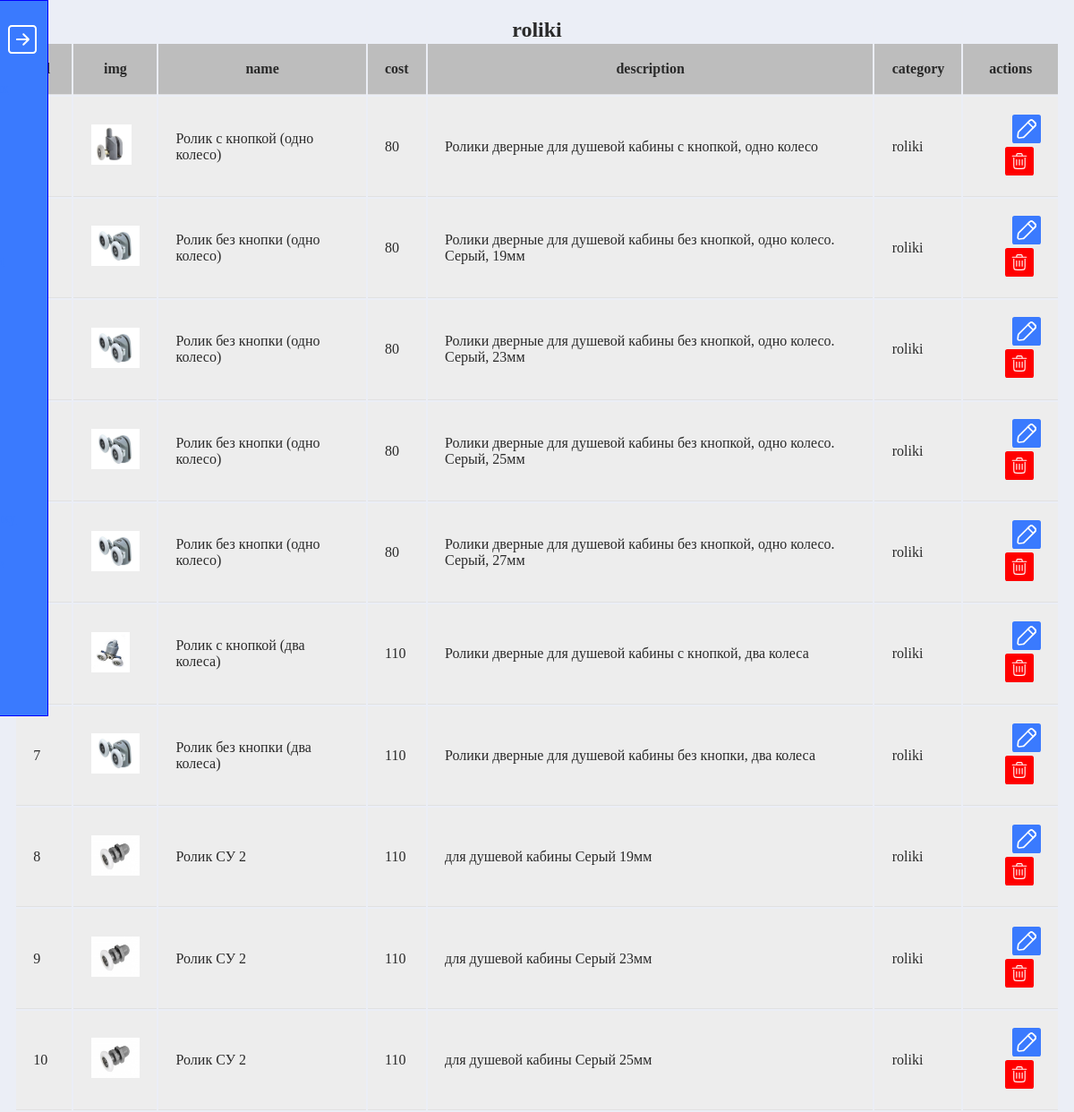
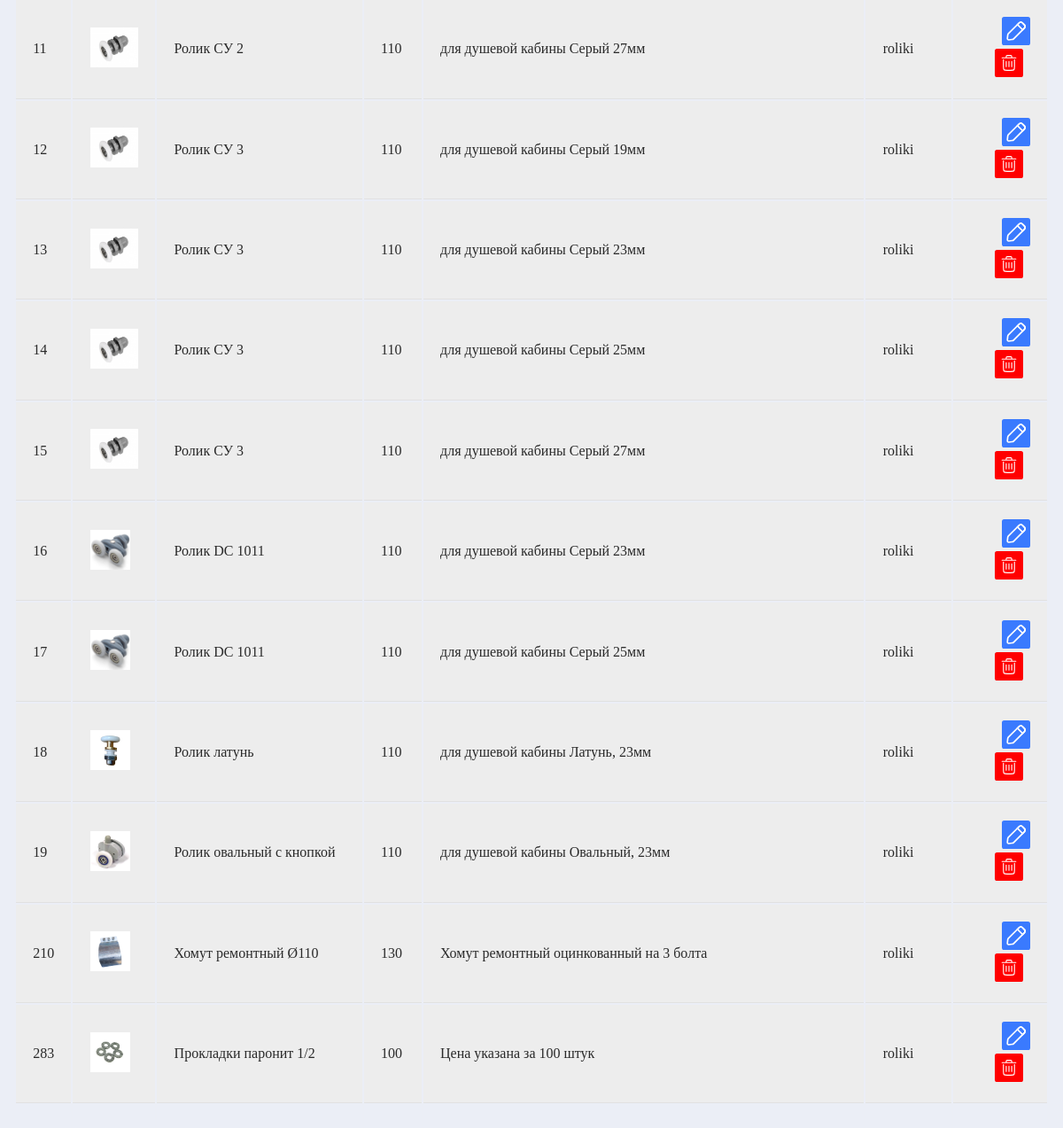
/template/category.php?roliki, run on the app's committed database (2 pictures, top to bottom).
### tables this page shows
CREATE TABLE `products` (
  `id` int(11) NOT NULL,
  `name` varchar(100) DEFAULT NULL,
  `cost` int(11) DEFAULT NULL,
  `description` varchar(255) DEFAULT NULL,
  `img` varchar(50) DEFAULT NULL,
  `category` varchar(50) DEFAULT NULL
);

### template/category.php (the view, shortened to what this page needs)
<?php require_once '../config/connect.php'; ?>
<!DOCTYPE html>
<html lang="en">
<head>
    <link rel="stylesheet" href="https://cdnjs.cloudflare.com/ajax/libs/milligram/1.4.1/milligram.min.css
">
    <link rel="stylesheet" href="../css/style.css">
</head>
<body>
<?php
    $category = $_SERVER['QUERY_STRING'];
    $products = mysqli_query($connect, "SELECT * FROM `products` WHERE `category` = '$category'");
?>
<div class="wrapper">
    <div class="left-menu close">
        <li><a href = '/'>Главная</a><div class="strelka"></div></li>
        <li><a href = '/template/category.php?roliki'>Ролики для душевых</a></li>
        <li><a href = '/template/category.php?fum'>Фум лента</a></li>
        <li><a href = '/template/category.php?rezina'>Манжета рез-я</a></li>
        <li><a href = '/template/category.php?bidon'>Кольца бидон</a></li>
        <li><a href = '/template/category.php?smazka'>Смазки и герметики</a></li>
        <li><a href = '/template/category.php?homuty'>Хомуты</a></li>
        <li><a href = '/template/category.php?krepezh'>Крепеж крышки</a></li>
        <li><a href = '/template/category.php?paronit'>Прокл паронит</a></li>
        <li><a href = '/template/category.php?procladki_rezina'>Прокл резина</a></li>
        <li><a href = '/template/category.php?silikon'>Прокл силикон</a></li>
        <li><a href = '/template/category.php?amerikanka'>Прокл на Американку</a></li>
        <li><a href = '/template/category.php?procladki_smesitel'>Прокл на смеситель</a></li>
    </div>
    <div class="container admin">
        <h2><?= $category;?></h2>
        <table class="table">
            <tr>
                <th>id</th>
                <th>img</th>
                <th>name</th>
                <th>cost</th>
                <th>description</th>
                <th>category</th>
                <th>actions</th>
            </tr>
            <?php foreach($products as $item): ?>
            <tr>
                <td><?= $item['id']; ?></td>
                <td><img style="height: 45px; width: auto" src="../img/<?= $item['img']; ?>" alt="imgalt"></td>
                <td><?= $item['name']; ?></td>
                <td><?= $item['cost']; ?></td>
                <td><?= $item['description']; ?></td>
                <td><?= $item['category']; ?></td>
                <td><a href="../update.php?id=<?= $item['id']; ?>">
                      <img class="icon-img" src="../img/icons/edit-svgrepo-com.svg" alt="">
                    </a>
                    <a href="vendor/delete.php?id=<?= $item['id']; ?>">
                      <img class="icon-img margin" src="../img/icons/trash-svgrepo-com.svg" alt="">
                    </a>
                </td>
            </tr>
            <?php endforeach; ?>
        </table>
    </div>
</div>
</body>
</html>

### css/style.css (style rules this page uses)
* { box-sizing: border-box; margin: 0; padding: 0; }
body { margin: 0; background-color: #ebeef6; color: #2A2A2A; }
.container { margin: 0 auto; max-width: 1320px; padding: 0 2rem; position: relative; width: 100%; }
.container.admin { max-width: 1520px; padding: 0 1rem; }
img { max-width: 100%; }
.wrapper { display: flex; }
.left-menu { width: 200px; padding: 12px; border: 1px solid blue; position: absolute; left: -140px; z-index: 50; background-color: #3a7afe; color: #fff; height: 100vh; }
.left-menu li { list-style: none; padding: 15px 0; }
.left-menu li a { color: #fff; }
.left-menu li:first-child { display: flex; justify-content: space-between; align-items: center; }
.left-menu.close { transform: translateX(-6px); transition: transform 0.7s ease-in-out; }
.left-menu.close li a { color: #3a7afe; transition: color 0.9s ease-in-out; }
.strelka { width: 32px; height: 32px; cursor: pointer; background-image: url('../img/icons/arrow-right.svg'); background-repeat: no-repeat; background-position: center center; background-size: cover; transition: transform 0.7s ease-in-out; }
.table { width: 100%; margin-bottom: 1rem; }
td, th { border-bottom: 0.1rem solid #e1e1e1; padding: 1.2rem 1.2rem; }
th { background-color: #BDBDBD; }
td { background-color: #ededed; }
.admin h2 { text-align: center; margin-top: 20px; }
.table { margin-bottom: 30px; }
.icon-img { height: 32px; width: auto; }
.icon-img.margin { margin-left: 8px; margin-right: 8px; }
td:last-child { text-align: right; margin-right: 8px; padding-left: 6px; }

### data on the page
products: img (picture), name "Ролик с кнопкой (одно колесо)", cost "80", description "Ролики дверные для душевой кабины с кнопкой, одно колесо", category "roliki"
products: img (picture), name "Ролик без кнопки (одно колесо)", cost "80", description "Ролики дверные для душевой кабины без кнопкой, одно колесо. Серый, 19мм", category "roliki"
products: img (picture), name "Ролик без кнопки (одно колесо)", cost "80", description "Ролики дверные для душевой кабины без кнопкой, одно колесо. Серый, 23мм", category "roliki"
products: img (picture), name "Ролик без кнопки (одно колесо)", cost "80", description "Ролики дверные для душевой кабины без кнопкой, одно колесо. Серый, 25мм", category "roliki"
products: img (picture), name "Ролик без кнопки (одно колесо)", cost "80", description "Ролики дверные для душевой кабины без кнопкой, одно колесо. Серый, 27мм", category "roliki"
products: img (picture), name "Ролик с кнопкой (два колеса)", cost "110", description "Ролики дверные для душевой кабины с кнопкой, два колеса", category "roliki"
products: id "7", img (picture), name "Ролик без кнопки (два колеса)", cost "110", description "Ролики дверные для душевой кабины без кнопки, два колеса", category "roliki"
products: id "8", img (picture), name "Ролик СУ 2", cost "110", description "для душевой кабины Серый 19мм", category "roliki"
products: id "9", img (picture), name "Ролик СУ 2", cost "110", description "для душевой кабины Серый 23мм", category "roliki"
products: id "10", img (picture), name "Ролик СУ 2", cost "110", description "для душевой кабины Серый 25мм", category "roliki"
products: id "11", img (picture), name "Ролик СУ 2", cost "110", description "для душевой кабины Серый 27мм", category "roliki"
products: id "12", img (picture), name "Ролик СУ 3", cost "110", description "для душевой кабины Серый 19мм", category "roliki"
products: id "13", img (picture), name "Ролик СУ 3", cost "110", description "для душевой кабины Серый 23мм", category "roliki"
products: id "14", img (picture), name "Ролик СУ 3", cost "110", description "для душевой кабины Серый 25мм", category "roliki"
products: id "15", img (picture), name "Ролик СУ 3", cost "110", description "для душевой кабины Серый 27мм", category "roliki"
products: id "16", img (picture), name "Ролик DC 1011", cost "110", description "для душевой кабины Серый 23мм", category "roliki"
products: id "17", img (picture), name "Ролик DC 1011", cost "110", description "для душевой кабины Серый 25мм", category "roliki"
products: id "18", img (picture), name "Ролик латунь", cost "110", description "для душевой кабины Латунь, 23мм", category "roliki"
products: id "19", img (picture), name "Ролик овальный с кнопкой", cost "110", description "для душевой кабины Овальный, 23мм", category "roliki"
products: id "210", img (picture), name "Хомут ремонтный Ø110", cost "130", description "Хомут ремонтный оцинкованный на 3 болта", category "roliki"
products: id "283", img (picture), name "Прокладки паронит 1/2", cost "100", description "Цена указана за 100 штук", category "roliki"

### other printed values
$category "roliki"
